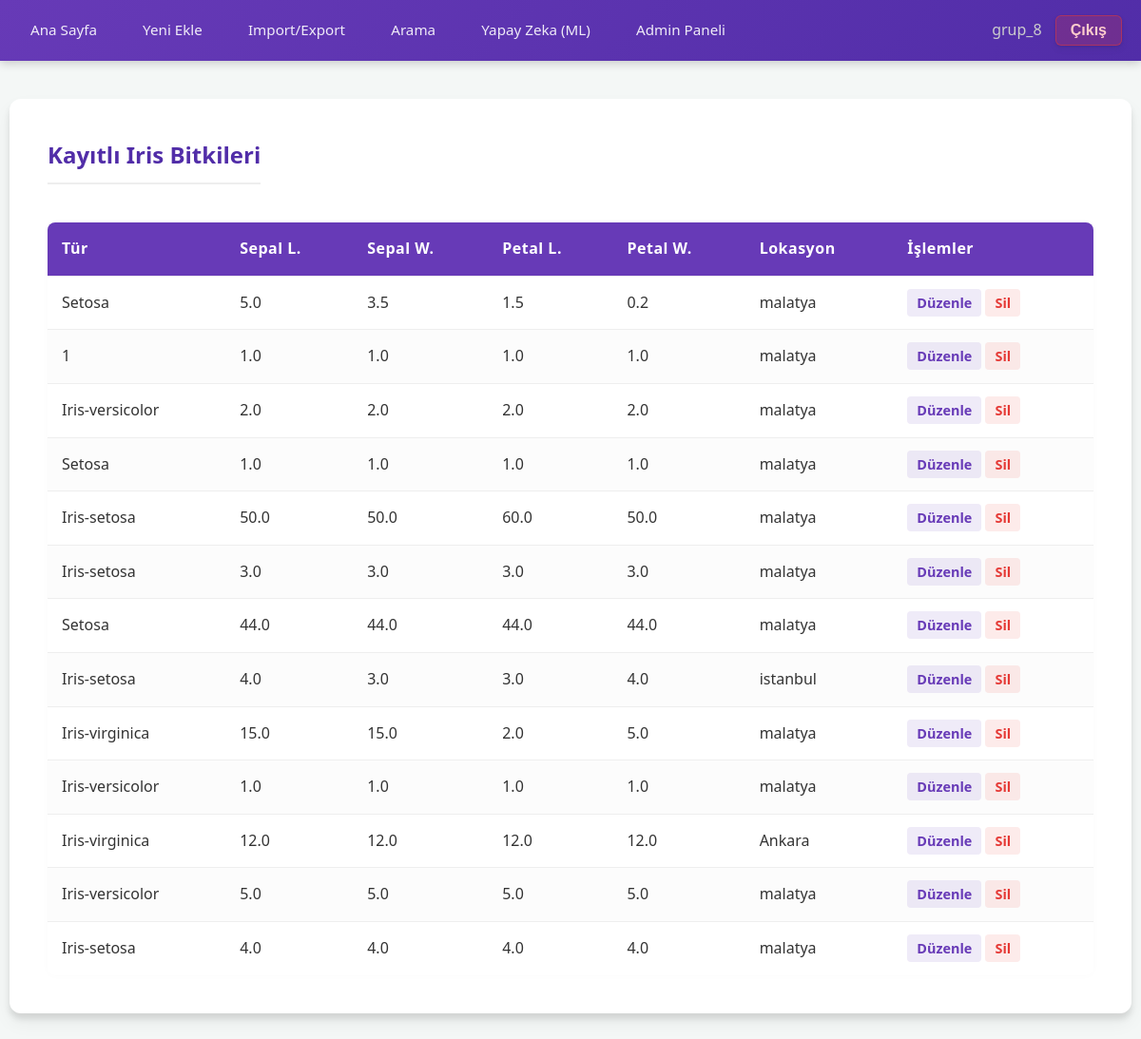
The app's page / (signed in) with its own data.
### iris_app/models.py (models this page shows, shortened)
class IrisPlant(models.Model):
    location = models.ForeignKey(Location, on_delete=models.SET_NULL, related_name='plants', verbose_name="Konum",
                                 null=True, blank=True)
    sepal_length = models.FloatField(verbose_name="Sepal Length (cm)")
    sepal_width = models.FloatField(verbose_name="Sepal Width (cm)")
    petal_length = models.FloatField(verbose_name="Petal Length (cm)")
    petal_width = models.FloatField(verbose_name="Petal Width (cm)")
    species = models.CharField(max_length=50, verbose_name="Tür")
    created_at = models.DateTimeField(auto_now_add=True)

class Location(models.Model):
    city = models.CharField(max_length=100, verbose_name="Şehir")
    region = models.CharField(max_length=100, verbose_name="Bölge", blank=True, null=True)
    altitude = models.IntegerField(verbose_name="Rakım (m)", default=0)
    created_at = models.DateTimeField(auto_now_add=True)

### iris_app/views.py (the view)
# urls.py: path('', views.plant_list, name='plant_list'),
@login_required
def plant_list(request):
    plants = IrisPlant.objects.all().order_by('-created_at')
    is_writer = request.user.groups.filter(name='Writer').exists()
    context = {
        'plants': plants,
        'is_writer': is_writer,
    }
    return render(request, 'plant_list.html', context)

### iris_app/context_processors.py (called while the page is built)
def global_access_control(request):
    is_writer = False
    if request.user.is_authenticated:
        is_writer = request.user.groups.filter(name='Writer').exists()
    return {'is_writer': is_writer}

### templates/plant_list.html
{% extends 'base.html' %}
{% block content %}
    <div style="display: flex; justify-content: space-between; align-items: center; margin-bottom: 20px;">
        <h2>Kayıtlı Iris Bitkileri</h2>
    </div>
    {% if plants %}
        <table>
            <thead>
                <tr> <th>Tür</th>
                    <th>Sepal L.</th>
                    <th>Sepal W.</th>
                    <th>Petal L.</th>
                    <th>Petal W.</th>
                    <th>Lokasyon</th>
                    {% if is_writer or user.is_superuser %}
                        <th>İşlemler</th>
                    {% endif %}
                </tr>
            </thead>
            <tbody>
                {% for plant in plants %}
                <tr>
                    <td>{{ plant.species|capfirst }}</td>
                    <td>{{ plant.sepal_length }}</td>
                    <td>{{ plant.sepal_width }}</td>
                    <td>{{ plant.petal_length }}</td>
                    <td>{{ plant.petal_width }}</td>
                    <td>
                        {% if plant.location %}
                            {{ plant.location.city }}
                        {% else %}
                            -
                        {% endif %}
                    </td>
                    {% if is_writer or user.is_superuser %}
                        <td>
                            <a href="{% url 'plant_update' plant.pk %}">Düzenle</a>
                            <a href="{% url 'plant_delete' plant.pk %}">Sil</a>
                        </td>
                    {% endif %}
                </tr>
                {% endfor %}
            </tbody>
        </table>
    {% else %}
        <div style="text-align: center; padding: 40px; color: #777;">
            <p>Henüz kayıtlı bir bitki bulunmuyor.</p>
        </div>
    {% endif %}
{% endblock %}

### templates/base.html (shortened to what this page needs)
<!DOCTYPE html>
<html lang="tr">
<head>
    {% load static %}
    <link rel="stylesheet" href="{% static 'style.css' %}">
</head>
<body>
    <header>
        <nav>
            <div>
                <a href="{% url 'plant_list' %}">Ana Sayfa</a>
                {% if is_writer or user.is_superuser %}
                    <a href="{% url 'plant_create' %}">Yeni Ekle</a>
                    <a href="{% url 'data_import_export' %}">Import/Export</a>
                {% endif %}
                <a href="{% url 'plant_search' %}">Arama</a>
                <a href="{% url 'predict_species' %}">Yapay Zeka (ML)</a>
                {% if user.is_superuser %}
                    <a href="/admin">Admin Paneli</a>
                {% endif %}
            </div>
            <div>
                {% if user.is_authenticated %}
                    <span style="color: #ccc; margin-right: 10px;">{{ user.username }}</span>
                    <form action="{% url 'logout' %}" method="post" style="display: inline;">
                        <button type="submit" class="btn" style="background:none; border:none; color:red; cursor:pointer; font-weight:bold; font-size:16px;">Çıkış</button>
                    </form>
                {% else %}
                    <a href="{% url 'login' %}">Giriş</a>
                    <a href="{% url 'register' %}">Kayıt</a>
                {% endif %}
            </div>
        </nav>
    </header>
    <div class="container">
        {% block content %}
        {% endblock %}
    </div>
</body>
</html>

### static/style.css (style rules this page uses)
:root { --primary-color: #673AB7; --primary-dark: #512DA8; --accent-color: #009688; --bg-color: #f4f7f6; --text-dark: #333333; --text-light: #ffffff; --danger: #e53935; --success: #43A047; --card-shadow: 0 10px 20px rgba(0,0,0,0.05), 0 6px 6px rgba(0,0,0,0.1); }
body { font-family: 'Segoe UI', 'Roboto', 'Helvetica Neue', sans-serif; background-color: var(--bg-color); margin: 0; padding: 0; color: var(--text-dark); line-height: 1.6; }
a { text-decoration: none; transition: all 0.3s ease; }
header { background: linear-gradient(135deg, var(--primary-color), var(--primary-dark)); padding: 0; box-shadow: 0 2px 10px rgba(0,0,0,0.2); position: sticky; top: 0; z-index: 1000; }
nav { display: flex; justify-content: space-between; align-items: center; max-width: 1200px; margin: 0 auto; padding: 1rem 20px; }
nav a { color: rgba(255,255,255,0.9); margin-right: 20px; font-weight: 500; font-size: 0.95rem; padding: 8px 12px; border-radius: 4px; }
nav button { background: rgba(229, 57, 53, 0.2) !important; color: #ffcccc !important; padding: 6px 15px !important; border: 1px solid rgba(229, 57, 53, 0.5) !important; }
.container { max-width: 1100px; margin: 40px auto; background: white; padding: 40px; border-radius: 12px; box-shadow: var(--card-shadow); min-height: 60vh; }
h2 { color: var(--primary-dark); border-bottom: 2px solid #eee; padding-bottom: 10px; margin-top: 0; }
table { width: 100%; border-collapse: separate; border-spacing: 0; margin-top: 20px; background: white; border-radius: 8px; overflow: hidden; box-shadow: 0 0 10px rgba(0,0,0,0.02); }
thead { background-color: var(--primary-color); color: white; }
th, td { padding: 15px; text-align: left; border-bottom: 1px solid #eee; }
th { font-weight: 600; letter-spacing: 0.5px; }
tr:last-child td { border-bottom: none; }
tr:nth-child(even) { background-color: #fcfcfc; }
button, .btn { display: inline-block; background-color: var(--primary-color); color: white; padding: 10px 20px; border: none; border-radius: 6px; cursor: pointer; font-size: 1rem; font-weight: 600; box-shadow: 0 4px 6px rgba(50, 50, 93, 0.11), 0 1px 3px rgba(0, 0, 0, 0.08); transition: all 0.3s; }
td a { padding: 5px 10px; border-radius: 4px; font-size: 0.9rem; font-weight: bold; }
td a[href*="update"] { color: var(--primary-color); background: rgba(103, 58, 183, 0.1); }
td a[href*="delete"] { color: var(--danger); background: rgba(229, 57, 53, 0.1); }

### records on screen
IrisPlant: species "Setosa", sepal_length "5.0", sepal_width "3.5", petal_length "1.5", petal_width "0.2", location.city "malatya"
IrisPlant: species "1", sepal_length "1.0", sepal_width "1.0", petal_length "1.0", petal_width "1.0", location.city "malatya"
IrisPlant: species "Iris-versicolor", sepal_length "2.0", sepal_width "2.0", petal_length "2.0", petal_width "2.0", location.city "malatya"
IrisPlant: species "Setosa", sepal_length "1.0", sepal_width "1.0", petal_length "1.0", petal_width "1.0", location.city "malatya"
IrisPlant: species "Iris-setosa", sepal_length "50.0", sepal_width "50.0", petal_length "60.0", petal_width "50.0", location.city "malatya"
IrisPlant: species "Iris-setosa", sepal_length "3.0", sepal_width "3.0", petal_length "3.0", petal_width "3.0", location.city "malatya"
IrisPlant: species "Setosa", sepal_length "44.0", sepal_width "44.0", petal_length "44.0", petal_width "44.0", location.city "malatya"
IrisPlant: species "Iris-setosa", sepal_length "4.0", sepal_width "3.0", petal_length "3.0", petal_width "4.0", location.city "istanbul"
IrisPlant: species "Iris-virginica", sepal_length "15.0", sepal_width "15.0", petal_length "2.0", petal_width "5.0", location.city "malatya"
IrisPlant: species "Iris-versicolor", sepal_length "1.0", sepal_width "1.0", petal_length "1.0", petal_width "1.0", location.city "malatya"
IrisPlant: species "Iris-virginica", sepal_length "12.0", sepal_width "12.0", petal_length "12.0", petal_width "12.0", location.city "Ankara"
IrisPlant: species "Iris-versicolor", sepal_length "5.0", sepal_width "5.0", petal_length "5.0", petal_width "5.0", location.city "malatya"
IrisPlant: species "Iris-setosa", sepal_length "4.0", sepal_width "4.0", petal_length "4.0", petal_width "4.0", location.city "malatya"

### other values on screen
{{ user.username }} "grup_8"
